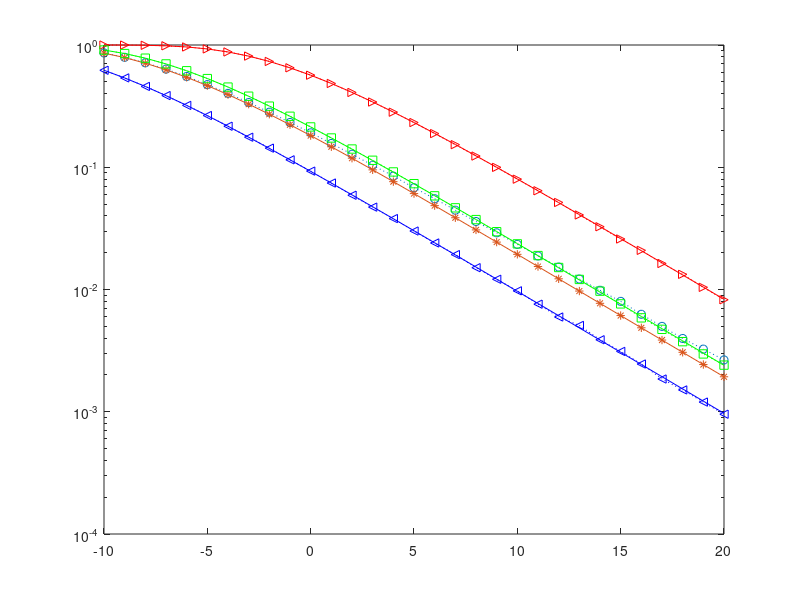

MATLAB code to generate this figure: (Note: this script raises an error after producing the figure.)
close all
clear all
%
SNR_dB = -10:1:20; % in dB
%
load data_OP_F_co_sim.dat
load data_OP_F_co_ana.dat
load data_OP_F_sim.dat
load data_OP_F_ana.dat
%
load data_OP_N_co_sim.dat
load data_OP_N_co_ana.dat
load data_OP_N_sim.dat
load data_OP_N_ana.dat
%% plot
semilogy(SNR_dB,data_OP_F_co_sim,'r>:',...
    SNR_dB,data_OP_F_co_ana,'r-')
hold on 
semilogy(SNR_dB,data_OP_F_sim,'o:',...
    SNR_dB,data_OP_F_ana,'*-')
hold on
semilogy(SNR_dB,data_OP_N_co_sim,'b<:',...
    SNR_dB,data_OP_N_co_ana,'b-')
hold on 
semilogy(SNR_dB,data_OP_N_sim,'gs:',...
    SNR_dB,data_OP_N_ana,'g-')
legend('Location','southwest','User F NOMA (sim.)','User F NOMA (ana.)','User F SWIPT-CNOMA (sim.)','User F SWIPT-CNOMA (ana.)','User N NOMA (sim.)', 'User N NOMA (ana.)','User N SWIPT-CNOMA (sim.)','User N SWIPT-CNOMA (ana.)')
%
xlabel('SNR (dB)')
ylabel('OP')